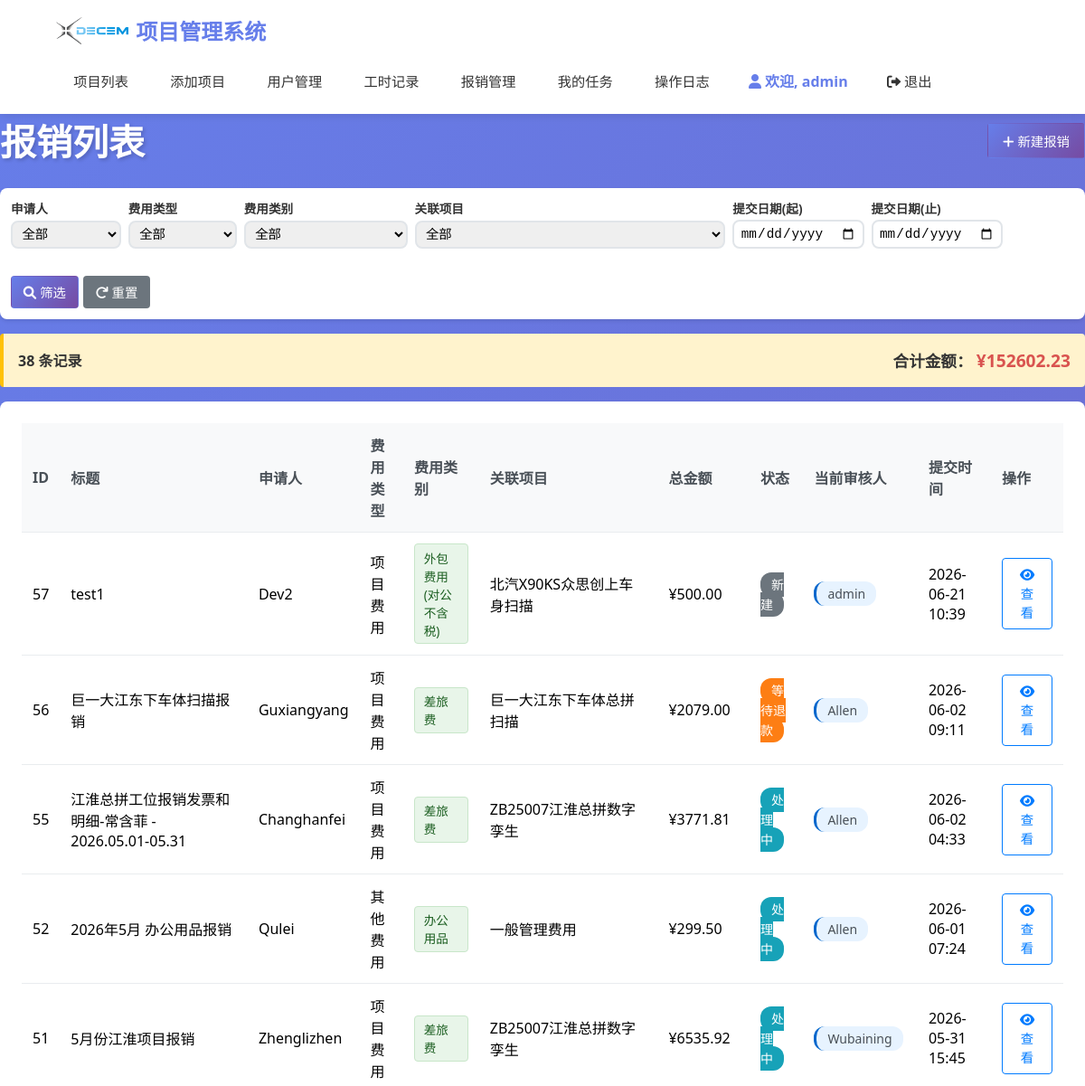
The app's page /expenses (signed in, upper part), older data.
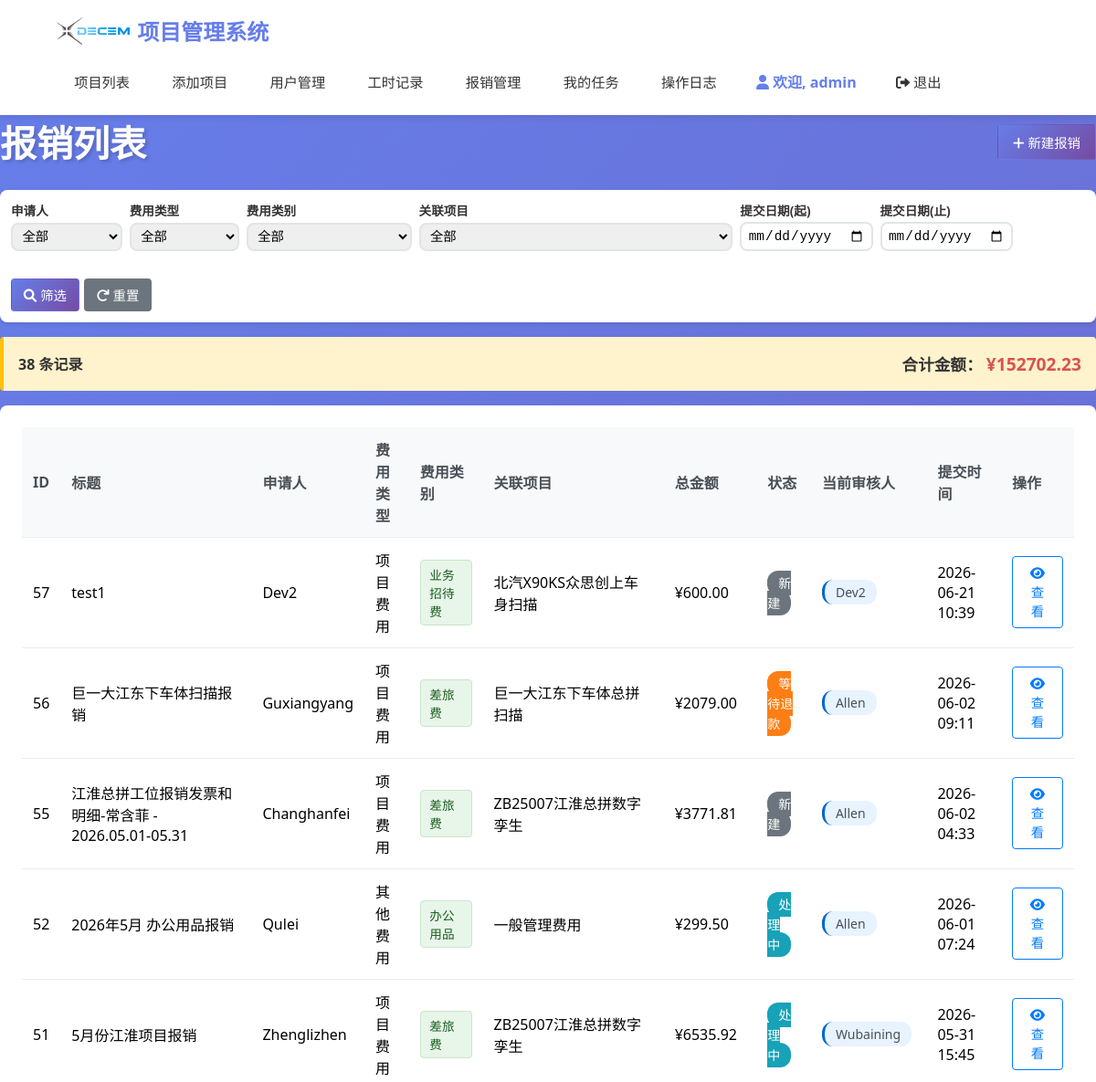
The same page, newer data.
### models.py (models this page shows, shortened)
class Expense(db.Model):
    __tablename__ = "expenses"
    id = db.Column(db.Integer, primary_key=True, autoincrement=True)
    user_id = db.Column(db.Integer, db.ForeignKey('users.id'), nullable=False)
    project_id = db.Column(db.Integer, db.ForeignKey('projects.id'), nullable=True)  # 可关联项目，也可以是售前费用
    title = db.Column(db.String(200), nullable=False)  # 报销标题
    expense_type = db.Column(db.String(50), nullable=False)  # 费用类型：项目费用、售前费用
    total_amount = db.Column(db.Numeric(10, 2), nullable=False)  # 总金额
    status = db.Column(db.String(20), nullable=False, default='新建')  # 状态：新建、处理中、通过
    submit_date = db.Column(db.DateTime, default=datetime.now)  # 提交日期
    approve_date = db.Column(db.DateTime, nullable=True)  # 审批日期
    approver_id = db.Column(db.Integer, db.ForeignKey('users.id'), nullable=True)  # 审批人
    approve_comment = db.Column(db.Text, nullable=True)  # 审批意见
    description = db.Column(db.Text, nullable=True)  # 报销说明
    created_at = db.Column(db.DateTime, default=datetime.now)
    EXPENSE_TYPE_CHOICES = [
        ('项目费用', '项目费用'),
        ('售前费用', '售前费用'),
        ('其他费用', '其他费用')
    ]
    STATUS_CHOICES = [
        ('新建', '新建'),
        ('处理中', '处理中'),
        ('等待退款', '等待退款'),
        ('退款完成', '退款完成'),
        ('已完成', '已完成')
    ]
    user = db.relationship('User', foreign_keys=[user_id], backref=db.backref('expenses', lazy=True))
    project = db.relationship('Project', backref=db.backref('expenses', lazy=True))
    approver = db.relationship('User', foreign_keys=[approver_id], backref=db.backref('approved_expenses', lazy=True))
    def get_status_color(self):
        status_colors = {
            '新建': '#6c757d',       # 灰色
            '处理中': '#17a2b8',     # 青色
            '等待退款': '#fd7e14',   # 橙色
            '退款完成': '#28a745',   # 绿色
            '已完成': '#28a745'      # 绿色
        }
        return status_colors.get(self.status, '#6c757d')

class User(UserMixin, db.Model):
    __tablename__ = "users"
    id = db.Column(db.Integer, primary_key=True, autoincrement=True)
    username = db.Column(db.String(80), unique=True, nullable=False)
    password_hash = db.Column(db.String(120), nullable=False)
    role = db.Column(db.String(20), nullable=False)  # 'admin', 'finance', 'developer', 'project_manager'
    created_at = db.Column(db.DateTime, default=datetime.now)
    default_hourly_rate = db.Column(db.Numeric(10, 2), nullable=True)  # 默认工时费用
    ROLE_ADMIN = 'admin'
    ROLE_FINANCE = 'finance'
    ROLE_DEVELOPER = 'developer'
    ROLE_PROJECT_MANAGER = 'project_manager'
    def is_admin(self):
        return self.role == self.ROLE_ADMIN
    def has_full_access(self):
        return self.role in [self.ROLE_ADMIN, self.ROLE_FINANCE]

class Project(db.Model):
    __tablename__ = "projects"
    id = db.Column(db.Integer, primary_key=True, autoincrement=True)
    project_number = db.Column(db.String(20), unique=True, nullable=True)  # 项目编号
    name = db.Column(db.String(200), nullable=False)
    manager = db.Column(db.String(100), nullable=False)
    start_date = db.Column(db.Date, nullable=True)
    planned_end_date = db.Column(db.Date, nullable=True)
    contract_signing_date = db.Column(db.Date, nullable=True)  # 合同签订日期
    estimated_hours = db.Column(db.Float, nullable=True)  # 预计开发工时
    contract_amount = db.Column(db.Numeric(14, 2), nullable=True)
    status = db.Column(db.String(20), nullable=False, default='启动中')  # 项目状态
    payment_method = db.Column(db.String(50), nullable=True)  # 付款方式
    acceptance_date = db.Column(db.Date, nullable=True)  # 验收日期
    settlement_date = db.Column(db.Date, nullable=True)  # 结算日期
    invoice_stage = db.Column(db.String(20), nullable=True, default='未开')  # 当前发票开具阶段
    invoice_date = db.Column(db.Date, nullable=True)  # 开票日期
    invoice_amount = db.Column(db.Numeric(14, 2), nullable=True)  # 发票金额(含税)
    invoice_file = db.Column(db.String(500), nullable=True)  # 发票文件路径
    invoice_notes = db.Column(db.Text, nullable=True)  # 开票备注
    contract_amount_with_tax = db.Column(db.Numeric(14, 2), nullable=True)  # 合同金额含税
    contract_amount_without_tax = db.Column(db.Numeric(14, 2), nullable=True)  # 合同金额
    payment_received = db.Column(db.Numeric(14, 2), nullable=True)  # 回款金额(含税)
    remaining_amount = db.Column(db.Numeric(14, 2), nullable=True)  # 剩余金额
    project_type = db.Column(db.String(50), nullable=True)  # 项目类型
    customer_name = db.Column(db.String(200), nullable=True)  # 客户名称
    final_customer = db.Column(db.String(200), nullable=True)  # 最终客户
    po_number = db.Column(db.String(100), nullable=True)  # PO号
    contract_file = db.Column(db.String(500), nullable=True)  # 合同文件路径
    created_at = db.Column(db.DateTime, default=datetime.now)
    outsourcing_cost = db.Column(db.Numeric(10, 2), default=0)  # 外包费用(含税)
    outsourcing_cost_without_tax = db.Column(db.Numeric(10, 2), default=0)  # 外包费用(不含税)
    supplier_name = db.Column(db.String(200), nullable=True)  # 供应商名称
    supplier_invoice_issued = db.Column(db.Boolean, default=False)  # 供应商发票是否开具
    supplier_pending_amount = db.Column(db.Numeric(10, 2), default=0)  # 供应商待付金额(不含税)
    outsourcing_cost_notes = db.Column(db.Text)  # 外包费用备注
    indirect_cost = db.Column(db.Numeric(10, 2), default=0)  # 间接成本
    indirect_cost_notes = db.Column(db.Text)  # 间接成本备注
    stage_payment_notes = db.Column(db.Text)  # 阶段付款备注
    payment_amount_notes = db.Column(db.Text)  # 回款金额备注
    invoice_amount_issued = db.Column(db.Numeric(14, 2), default=0)  # 已开发票金额
    current_invoice_amount = db.Column(db.Numeric(14, 2), default=0)  # 当前发票金额
    accounts_receivable = db.Column(db.Numeric(14, 2), default=0)  # 应收账款
    area = db.Column(db.Numeric(10, 2), nullable=True)  # 面积
    unit_price = db.Column(db.Numeric(10, 2), nullable=True)  # 单价
    values = db.relationship('ProjectCustomFieldValue', backref='project', lazy='dynamic', cascade='all, delete-orphan')
    invoice_files = db.relationship('InvoiceFile', backref='project', lazy=True, cascade='all, delete-orphan')
    STATUS_CHOICES = [
        ('启动中', '启动中'),
        ('进行中', '进行中'),
        ('暂停', '暂停'),
        ('验收中', '验收中'),
        ('验收待回款', '验收待回款'),
        ('结算', '结算')
    ]
    PAYMENT_METHOD_CHOICES = [
        ('验收后全款', '验收后全款'),
        ('分阶段付款（3/5/2）', '分阶段付款（3/5/2）'),
        ('分阶段付款（3/6/1）', '分阶段付款（3/6/1）'),
        ('分阶段付款（3/4/3）', '分阶段付款（3/4/3）'),
        ('分阶段付款（5/5）', '分阶段付款（5/5）'),
        ('分阶段付款（3/7）', '分阶段付款（3/7）'),
        ('分阶段付款（4/6）', '分阶段付款（4/6）'),
        ('按小时付款', '按小时付款')
    ]
    PROJECT_TYPE_CHOICES = [
        ('物流仿真', '物流仿真'),
        ('机器人仿真', '机器人仿真'),
        ('工艺规划', '工艺规划'),
        ('物流规划', '物流规划'),
        ('动画', '动画'),
        ('激光扫描', '激光扫描'),
        ('数字孪生', '数字孪生'),
        ('虚拟调试', '虚拟调试')
    ]
    INVOICE_STAGE_CHOICES = [
        ('未开', '未开'),
        ('预付款', '预付款'),
        ('第二阶段', '第二阶段'),
        ('第三阶段', '第三阶段'),
        ('第四阶段', '第四阶段'),
        ('尾款', '尾款')
    ]

### app.py (the view, shortened to what this page needs)
@app.route("/expenses")
@login_required
def expense_list():
    user_id = request.args.get('user_id', type=int)
    expense_type = request.args.get('expense_type')
    project_id = request.args.get('project_id', type=int)
    submit_date_from = request.args.get('submit_date_from')
    submit_date_to = request.args.get('submit_date_to')
    expense_category = request.args.get('expense_category')
    if current_user.has_full_access():
        query = Expense.query
    else:
        query = Expense.query.filter_by(user_id=current_user.id)
    if user_id and current_user.has_full_access():
        query = query.filter_by(user_id=user_id)
    if expense_type:
        query = query.filter_by(expense_type=expense_type)
    if project_id:
        query = query.filter_by(project_id=project_id)
    if submit_date_from:
        try:
            from_date = datetime.strptime(submit_date_from, '%Y-%m-%d').date()
            query = query.filter(db.func.date(Expense.submit_date) >= from_date)
        except ValueError:
            pass
    if submit_date_to:
        try:
            to_date = datetime.strptime(submit_date_to, '%Y-%m-%d').date()
            query = query.filter(db.func.date(Expense.submit_date) <= to_date)
        except ValueError:
            pass
    if expense_category:
        expense_ids_with_category = db.session.query(ExpenseItem.expense_id).filter(
            ExpenseItem.category == expense_category
        ).distinct().all()
        expense_ids = [item[0] for item in expense_ids_with_category]
        query = query.filter(Expense.id.in_(expense_ids)) if expense_ids else query.filter(False)
    expenses = query.order_by(Expense.submit_date.desc()).all()
    total_amount = sum(float(expense.total_amount) for expense in expenses)
    for expense in expenses:
        pending_task = Task.query.filter(
            Task.expense_id == expense.id,
            Task.task_type == 'expense_process',
            Task.status.in_(['处理中', '等待退款', '退款完成'])
        ).first()
        expense.pending_task = pending_task
    all_users = User.query.all()
    all_projects = Project.query.all()
    all_expense_types = ['项目费用', '售前费用', '其他费用']
    all_expense_categories = [
        '业务招待费', '办公用品', '差旅费', '通讯费', '外包费（对私）',
        '福利费', '电脑网络打印机硬件费', '培训费', '商务费', '团建费', '财务和审计', '其他费用'
    ]
    return render_template(
        "expense_list.html",
        expenses=expenses,
        all_users=all_users,
        all_projects=all_projects,
        all_expense_types=all_expense_types,
        all_expense_categories=all_expense_categories,
        selected_user_id=user_id,
        selected_expense_type=expense_type,
        selected_project_id=project_id,
        selected_expense_category=expense_category,
        submit_date_from=submit_date_from,
        submit_date_to=submit_date_to,
        total_amount=total_amount
    )

### app.py (called while the page is built)
@login_manager.user_loader
def load_user(user_id):
    return db.session.get(User, int(user_id))

@app.before_request
def check_session_timeout():
    if current_user.is_authenticated:
        session.permanent = True
        last_activity = session.get('last_activity')
        now = datetime.now()
        if last_activity:
            last_activity_time = datetime.fromisoformat(last_activity)
            if now - last_activity_time > timedelta(seconds=600):
                username = current_user.username
                logout_user()
                session.clear()
                flash('由于长时间未操作，您已被自动退出，请重新登录', 'warning')
                return redirect(url_for('login'))
        if not request.path.startswith('/static/'):
            session['last_activity'] = now.isoformat()

### templates/expense_list.html (shortened to what the changed rows need)
{% extends "base.html" %}
{% block content %}
<div class="page-header" style="display: flex; justify-content: space-between; align-items: center; margin-bottom: 1.5rem;">
    <h1 class="page-title" style="margin: 0;">报销列表</h1>
</div>
{% if expenses %}
<div style="background: #fff3cd; border-left: 4px solid #ffc107; padding: 1rem; margin-bottom: 1rem; border-radius: 4px; display: flex; justify-content: space-between; align-items: center;">
    <div style="color: #333;">
        <strong>{{ expenses|length }} 条记录</strong>
    </div>
    <div style="color: #333;">
        <strong style="font-size: 1.1rem;">合计金额：</strong>
        <span style="font-size: 1.2rem; color: #d9534f; font-weight: bold;">¥{{ "%.2f"|format(total_amount) }}</span>
    </div>
</div>
{% endif %}
{% if expenses %}
    <div class="card">
        <div class="table-responsive">
            <table class="table">
                <thead>
                    <tr>
                        <th>ID</th>
                        <th>标题</th>
                        <th>申请人</th>
                        <th>费用类型</th>
                        <th>费用类别</th>
                        <th>关联项目</th>
                        <th>总金额</th>
                        <th>状态</th>
                        <th>当前审核人</th>
                        <th>提交时间</th>
                        <th>操作</th>
                    </tr>
                </thead>
                <tbody>
                    {% for expense in expenses %}
                    <tr>
                        <td>{{ expense.id }}</td>
                        <td>{{ expense.title }}</td>
                        <td>{{ expense.user.username }}</td>
                        <td>{{ expense.expense_type }}</td>
                        <td>
                            {% if expense.items %}
                                <span class="category-tag">{{ expense.items|map(attribute='category')|list|join(', ') }}</span>
                            {% else %}
                                <span class="text-muted">-</span>
                            {% endif %}
                        </td>
                        <td>
                            {% if expense.project %}
                                {{ expense.project.name }}
                            {% else %}
                                <span class="text-muted">无</span>
                            {% endif %}
                        </td>
                        <td class="text-right">¥{{ "%.2f"|format(expense.total_amount) }}</td>
                        <td>
                            <span class="status-badge" style="background-color: {{ expense.get_status_color() }};">
                                {{ expense.status }}
                            </span>
                        </td>
                        <td>
                            {% if expense.status == '已拒绝' %}
                                <span class="approver-badge" style="background-color: #dc3545; color: white;">
                                    拒绝 - {{ expense.approver.username if expense.approver else '未知审批人' }}
                                </span>
                            {% elif expense.pending_task %}
                                <span class="approver-badge">{{ expense.pending_task.assigned_user.username }}</span>
                            {% elif expense.approver %}
                                <span class="approver-badge">{{ expense.approver.username }}</span>
                            {% else %}
                                <span class="text-muted">-</span>
                            {% endif %}
                        </td>
                        <td>{{ expense.submit_date.strftime('%Y-%m-%d %H:%M') }}</td>
                        <td>
                            <div class="btn-group">
                                {% set can_approve = current_user.has_full_access() or (current_user.is_project_manager() and expense.project_id and current_user.can_view_project(expense.project_id)) %}
                                <a href="{{ url_for('expense_detail', expense_id=expense.id) }}"
                                   class="btn btn-sm btn-outline-primary">
                                    <i class="fas fa-eye"></i> 查看
                                </a>
                            </div>
                        </td>
                    </tr>
                    {% endfor %}
                </tbody>
            </table>
        </div>
    </div>
{% endif %}
{% endblock %}

Row changes from the older to the newer data that the page shows:
changed Expense "test1": items|map "外包费用(对公不含税)" → "业务招待费"; total_amount "500.00" → "600.00"; pending_task.assigned_user.username "admin" → "Dev2"
changed Expense "江淮总拼工位报销发票和明细-常含菲 - 2026.05.01-05.31": status "处理中" → "新建"
Text that changed along with them:
{{ "%.2f"|format(total_amount) }}: "152602.23" → "152702.23"
